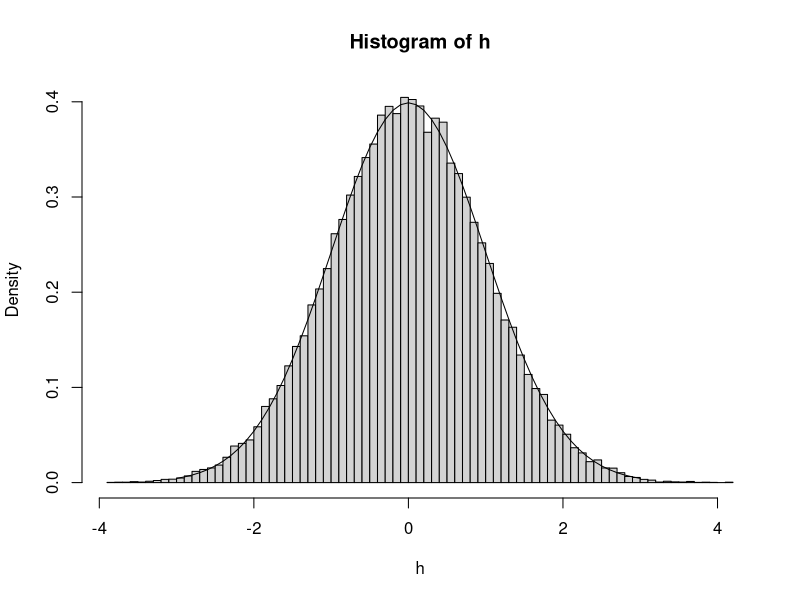
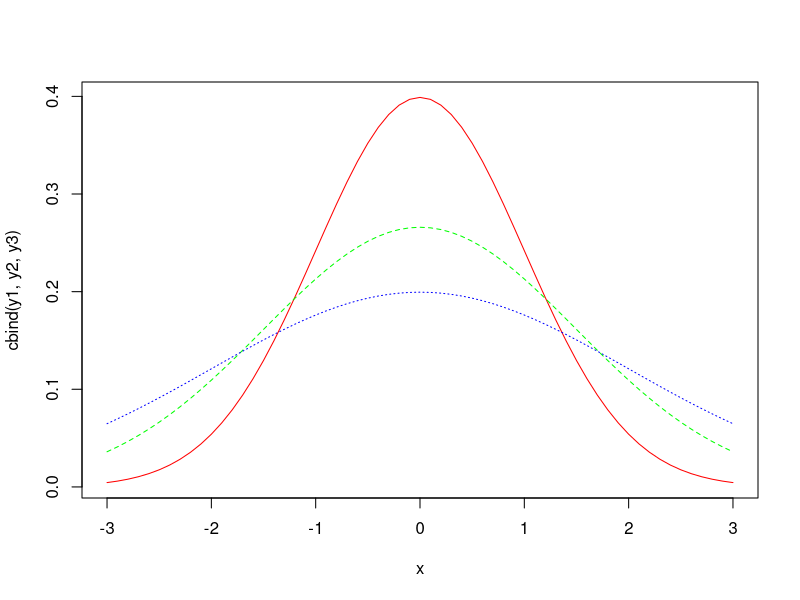

Generate these figures, in order, with R:
# Creates a histogram of a standard normal distribution

x = seq(-3, 3, 0.1)               # Defines the interval
h = rnorm(50000, 0, 1)            # Creates random normal data
y1 = dnorm(x, 0, 1)               # Continuous curve
hist(h, breaks=100, freq=FALSE)   # Creates a histogram and the cont counterpart
lines(x, y1)

# Next we create a plot with 3 normal distributions

y2 = dnorm(x, 0, 1.5)
y3 = dnorm(x, 0, 2)
matplot(x, cbind(y1,y2,y3),type="l",col=c("red", "green", "blue"))
